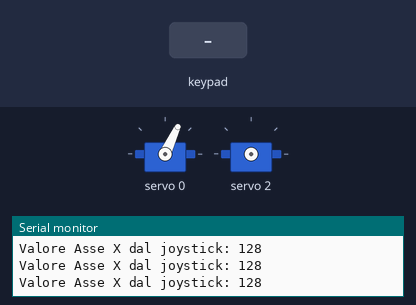
The sketch below on a simulated Arduino Uno, built with avr-gcc and run on an emulated ATmega328P. Parts: 2 × servo, the last lines printed to the serial monitor. Inputs (shaded band) come from the test bench.

Above: at 1.2 s.
1.3 s: key 'X' pressed
2.9 s: key 'L' pressed
At 3.15 s:
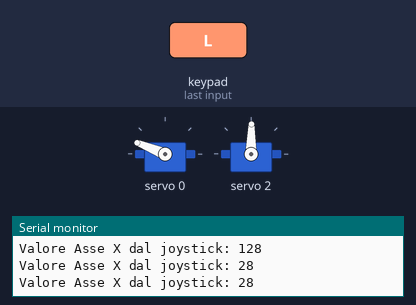
4.8 s: key 'R' pressed
At 5.08 s:
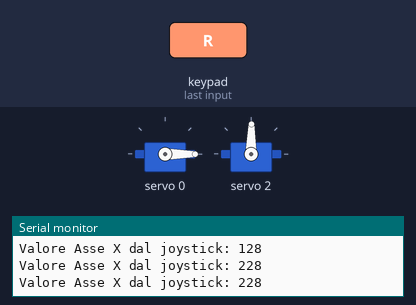
Timing chart, 0 to 7.8 s (numbered marks = the images above; inputs shaded):
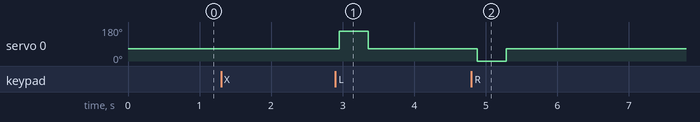

The sketch:

NunchuckServoDemo.ino
```cpp
#include <Wire.h>
#include <ArduinoNunchuk.h>
#include <Adafruit_PWMServoDriver.h>  // Libreria per PCA9685

#define BAUDRATE 9600

/*
++++++++++++++++++++++++++++++++++++++++++++++++++++++++
CODICE IN SVILUPPO CON AGGIUNTA COSTANTE DI SERVO MOTORI
TODO: MIGLIORARE CHIUSURA PALPEBRA
++++++++++++++++++++++++++++++++++++++++++++++++++++++++
*/

ArduinoNunchuk nunchuk = ArduinoNunchuk();
Adafruit_PWMServoDriver pwm = Adafruit_PWMServoDriver();  // Oggetto PCA9685

const int servoXChannel = 0;     // Canale del PCA9685 per il servo asse X originale
const int servoYChannel = 1;     // Canale del PCA9685 per il servo asse Y originale
const int servoZChannel = 2;     // Canale del PCA9685 per il servo controllato dal pulsante Z

const int servoXMirrorChannel = 3;  // Canale del PCA9685 per il servo speculare dell'asse X
const int servoYMirrorChannel = 4;  // Canale del PCA9685 per il servo speculare dell'asse Y

const int minPulse = 0;        // Valore PWM minimo per il servo (angolo 0)
const int maxPulse = 500;        // Valore PWM massimo per il servo (angolo 60)

bool zButtonPressed = false;     // Flag per debounce del pulsante Z

void setup()
{
  Serial.begin(BAUDRATE);
  Wire.setClock(400000);  // Imposta velocità I²C a 400 kHz (opzionale)

  // Inizializzazione PCA9685
  pwm.begin();
  pwm.setPWMFreq(50);     // Imposta la frequenza a 50 Hz per il controllo servo
  Serial.println("PCA9685 inizializzato con frequenza PWM a 50 Hz");

  // Inizializzazione Nunchuk
  nunchuk.init();
  Serial.println("Nunchuk inizializzato correttamente");

  // Stampa di debug per confermare l'avvio del sistema
  Serial.println("Setup completato");
}

void loop()
{
  // Aggiorna i dati dal Nunchuk e controlla se è stato letto correttamente
  nunchuk.update();
  //Serial.println("Dati Nunchuk aggiornati");

  // Lettura dell'asse X del joystick
  int joyX = nunchuk.analogX;
  Serial.print("Valore Asse X dal joystick: ");
  Serial.println(joyX);

  // Mappatura del valore di joyX in un segnale PWM per il servo asse X
  int servoXPulse = map(joyX, 255, 0, minPulse, maxPulse);
  pwm.setPWM(servoXChannel, 0, servoXPulse);


  // Controllo del pulsante Z con debounce
  if (nunchuk.zButton) {
    zButtonPressed = true;  // Setta il flag per evitare doppi trigger
    Serial.println("Pulsante Z rilevato come premuto.");

    // Muovi il servo Z a 180 gradi
    pwm.setPWM(servoZChannel, 0, 300);

    // Riporta il servo Z a 0 gradi
    pwm.setPWM(servoZChannel, 0, 0);
    Serial.println("Servo su canale 2 riportato a 0 gradi");
    delay(500);

  } else if (!nunchuk.zButton && zButtonPressed) {
    // Resetta il flag se il pulsante Z viene rilasciato
    zButtonPressed = false;
  }

  // Debug di altri dati del Nunchuk
  //Serial.print("Stato Bottone C: ");
  //Serial.println(nunchuk.cButton);

  delay(100);

}
```

Measured:
- after the input at 2.9 s, servo 0: 65° → 158° after 0.05 s, → 65° 0.41 s later
- after the input at 4.8 s, servo 0: 65° → 0° after 0.08 s, → 65° 0.41 s later
